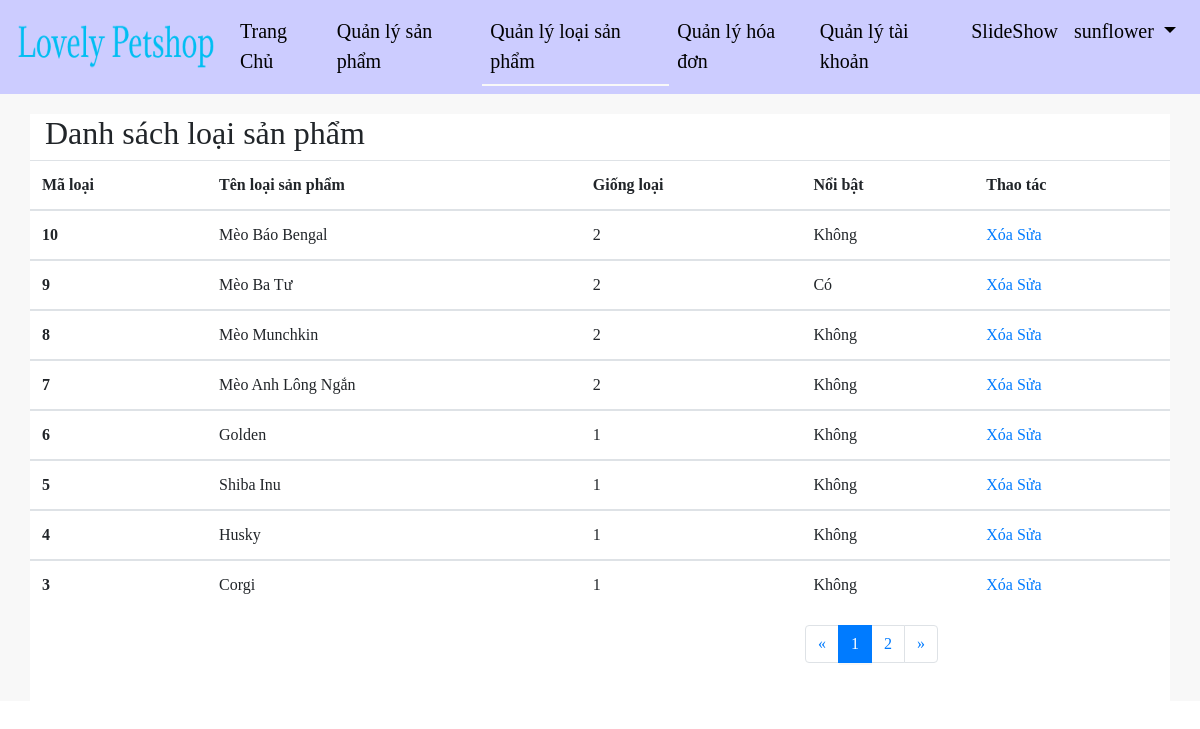
Page /application/LovePets/displayCategory.php (signed in) on the committed database.
### tables this page shows
CREATE TABLE `category` (
  `CategoryId` int(11) NOT NULL,
  `CategoryName` varchar(200) NOT NULL,
  `TypeId` int(11) NOT NULL,
  `prominent` varchar(200) NOT NULL
);

### application/LovePets/displayCategory.php (the view, shortened to what this page needs)
<!DOCTYPE html>
<html>
    <head>
    </head>
    <body style="font-family: serif">
        <?php include 'menuAdmin.php'; ?>
        <?php
        include 'connection.php';
        $record_per_page = 8;
        $page = '';
        if (isset($_GET['page'])) {
            $page = $_GET['page'];
        } else {
            $page = 1;
        }
        $start_from = ($page - 1) * $record_per_page;
        $sql = "select * from category order by CategoryId DESC LIMIT $start_from,$record_per_page";
        $result1 = $conn->query($sql);
        ?>
        <div style="background-color:rgb(248,248,248);">
            <form method="post" style="padding-top:20px; ">
                <div class="container" style="background-color:white;">
                    <div class="row">
                        <div class="col-md-12">
                            <h2>Danh sách loại sản phẩm</h2>
                        </div>
                    </div>
                    <div class="row">
                        <table class="table table-hover">
                            <thead>
                                <tr>
                                    <th scope="col">Mã loại</th>
                                    <th scope="col">Tên loại sản phẩm</th>
                                    <th scope="col">Giống loại</th>
                                    <th scope="col">Nổi bật</th>
                                    <th scope="col">Thao tác</th>
                                </tr>
                            </thead>
                            <?php
                            if ($result1->num_rows > 0) {
                                while ($row = $result1->fetch_array()) {
                                    $id = $row['CategoryId'];
                                    ?>
                                    <tbody>
                                        <tr>
                                            <th scope="row"><?php echo $row['CategoryId']; ?></th>
                                            <td><?php echo $row['CategoryName']; ?></td>
                                            <td><?php echo $row['TypeId']; ?></td>
                                            <td>
                                                <?php echo $row['prominent']; ?>
                                            </td>
                                            <td style="text-decoration: none">
                                                <a href="deleteCategory.php?id_category=<?php echo $id; ?>">Xóa</a>
                                                <a href="modifyCategory.php?id_category=<?php echo $id; ?>">Sửa</a>
                                            </td>
                                        </tr>
                                    </tbody>
                                    <?php
                                }
                            } else {
                                echo $conn->error;
                            }
                            ?>
                        </table>
                    </div>
                </div>
            </form>
            <div class="container" style="background-color:white;padding-bottom: 20px ">
                <div class="row">
                    <div class="col-md-8">
                    </div>
                    <div class="col-md-4">
                        <nav aria-label="Page navigation example">
                            <ul class="pagination">
                                <?php
                                $page_query = "select * from category order by CategoryId DESC";
                                $page_result = $conn->query($page_query);
                                $total_records = $page_result->num_rows;
                                $total_page = ceil($total_records / $record_per_page);
                                ?>
                                <li class="page-item">
                                    <a class="page-link" href="displayCategory.php?page=<?php
                                    if ($page == 1) {
                                        echo 1;
                                    } else {
                                        echo ($page - 1);
                                    }
                                    ?>" aria-label="Previous">
                                        <span aria-hidden="true">&laquo;</span>
                                    </a>
                                </li>
                                <?php
                                for ($i = 1; $i <= $total_page; $i++) {
                                    ?>
                                    <li class="page-item <?php
                                    if ($page == $i) {
                                        echo "active";
                                    }
                                    ?>"><a class="page-link " href="displayCategory.php?page=<?php echo $i; ?>"><?php echo $i; ?></a></li>
                                    <?php } ?>
                                <li class="page-item">
                                    <a class="page-link" href="displayCategory.php?page=<?php echo ($page + 1); ?>" aria-label="Next">
                                        <span aria-hidden="true">&raquo;</span>
                                    </a>
                                </li>
                            </ul>
                        </nav>
                    </div>
                </div>
            </div>
        </div>
    </body>
</html>

### application/LovePets/css/styleheader.css (style rules this page uses)
.active { border-bottom: 2px solid rgb(248,248,248); }

### rows in the picture
category: CategoryId "10", CategoryName "Mèo Báo Bengal", TypeId "2", prominent "Không"
category: CategoryId "9", CategoryName "Mèo Ba Tư", TypeId "2", prominent "Có"
category: CategoryId "8", CategoryName "Mèo Munchkin", TypeId "2", prominent "Không"
category: CategoryId "7", CategoryName "Mèo Anh Lông Ngắn", TypeId "2", prominent "Không"
category: CategoryId "6", CategoryName "Golden", TypeId "1", prominent "Không"
category: CategoryId "5", CategoryName "Shiba Inu", TypeId "1", prominent "Không"
category: CategoryId "4", CategoryName "Husky", TypeId "1", prominent "Không"
category: CategoryId "3", CategoryName "Corgi", TypeId "1", prominent "Không"

### other values in the picture
$_SESSION['NameLogin'] "sunflower"
